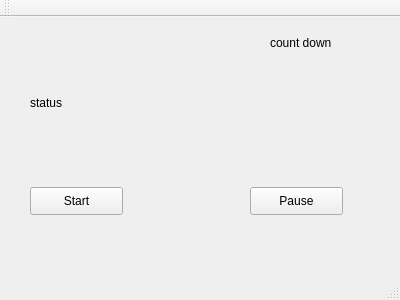
<?xml version="1.0" encoding="UTF-8"?>
<ui version="4.0">
 <class>MainWindow</class>
 <widget class="QMainWindow" name="MainWindow">
  <property name="geometry">
   <rect>
    <x>0</x>
    <y>0</y>
    <width>400</width>
    <height>300</height>
   </rect>
  </property>
  <property name="windowTitle">
   <string>MainWindow</string>
  </property>
  <widget class="QWidget" name="centralWidget">
   <widget class="QPushButton" name="startBtn">
    <property name="geometry">
     <rect>
      <x>30</x>
      <y>170</y>
      <width>93</width>
      <height>28</height>
     </rect>
    </property>
    <property name="text">
     <string>Start</string>
    </property>
   </widget>
   <widget class="QLabel" name="countdownLabel">
    <property name="geometry">
     <rect>
      <x>270</x>
      <y>10</y>
      <width>121</width>
      <height>31</height>
     </rect>
    </property>
    <property name="text">
     <string>count down</string>
    </property>
   </widget>
   <widget class="QLabel" name="statusLabel">
    <property name="geometry">
     <rect>
      <x>30</x>
      <y>70</y>
      <width>351</width>
      <height>31</height>
     </rect>
    </property>
    <property name="text">
     <string>status</string>
    </property>
   </widget>
   <widget class="QPushButton" name="pauseBtn">
    <property name="geometry">
     <rect>
      <x>250</x>
      <y>170</y>
      <width>93</width>
      <height>28</height>
     </rect>
    </property>
    <property name="text">
     <string>Pause</string>
    </property>
   </widget>
  </widget>
  <widget class="QMenuBar" name="menuBar">
   <property name="geometry">
    <rect>
     <x>0</x>
     <y>0</y>
     <width>400</width>
     <height>31</height>
    </rect>
   </property>
  </widget>
  <widget class="QToolBar" name="mainToolBar">
   <attribute name="toolBarArea">
    <enum>TopToolBarArea</enum>
   </attribute>
   <attribute name="toolBarBreak">
    <bool>false</bool>
   </attribute>
  </widget>
  <widget class="QStatusBar" name="statusBar"/>
 </widget>
 <layoutdefault spacing="6" margin="11"/>
 <resources/>
 <connections/>
</ui>
